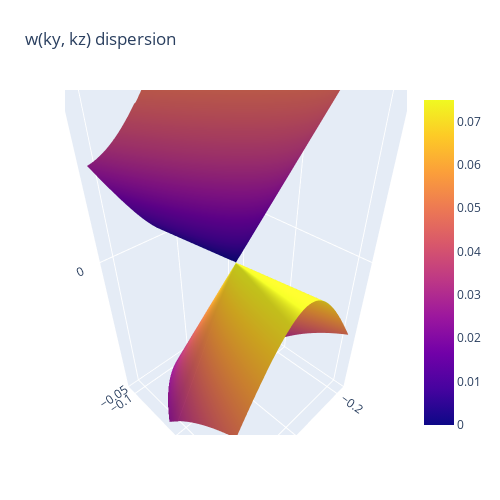

Notebook source saved alongside this figure:
### Code cell
import plotly.graph_objects as go
import pandas as pd
import numpy as np

ky, kz = np.linspace(-100*dk*length, 100*dk*length, 101), np.linspace(-50*dk*length, 50*dk*length, 101)

w1 = np.zeros((len(ky), len(kz)), dtype = float)
w2 = np.zeros((len(ky), len(kz)), dtype = float)

beta    = 2.28150685e+00
alpha1  = 1.29099061e-01
alpha2  = 9.08400690e-02
a1      = 1.29963239e-01
a2      = 9.16792119e-02

kx      = 0

for i in range(len(ky)):
    for j in range(len(kz)):
        #w[i][j]  = -9.7227*10**(-9)*np.sqrt(6.56548*10**14*kx[i]**2 + 4.53924*10**14*ky[j]**2)
        if kz[j] >= 0:
            w1[j][i]  = (kz[j]+np.sqrt(kz[j]**2+4*alpha1*beta*kx**2+4*alpha2*beta*ky[i]**2))/(2*beta)
            w2[j][i]  = (kz[j]-np.sqrt(kz[j]**2+4*alpha1*beta*kx**2+4*alpha2*beta*ky[i]**2))/(2*beta)
        else:
            w1[j][i]  = (kz[j]+np.sqrt(kz[j]**2+4*a1*beta*kx**2+4*a2*beta*ky[i]**2))/(2*beta)
            w2[j][i]  = (kz[j]-np.sqrt(kz[j]**2+4*a1*beta*kx**2+4*a2*beta*ky[i]**2))/(2*beta)
        
fig = go.Figure(data=[go.Surface(z=w1, x=ky, y=kz), go.Surface(z=w2, x=ky, y=kz, showscale = False)])
fig.update_layout(title='w(ky, kz) dispersion', scene = dict(xaxis_title=r'$k_y$', yaxis_title= 'k_z', zaxis_title = ''), autosize=False,
                 width=500, height=500,
                  margin=dict(l=65, r=50, b=65, t=90))
fig.update_layout(scene = dict(
                     zaxis = dict(nticks=4, range=[-0.05,0.05],),))
fig.update_scenes(aspectratio=dict(x = 1, y = 1, z = 2))
fig.show()
